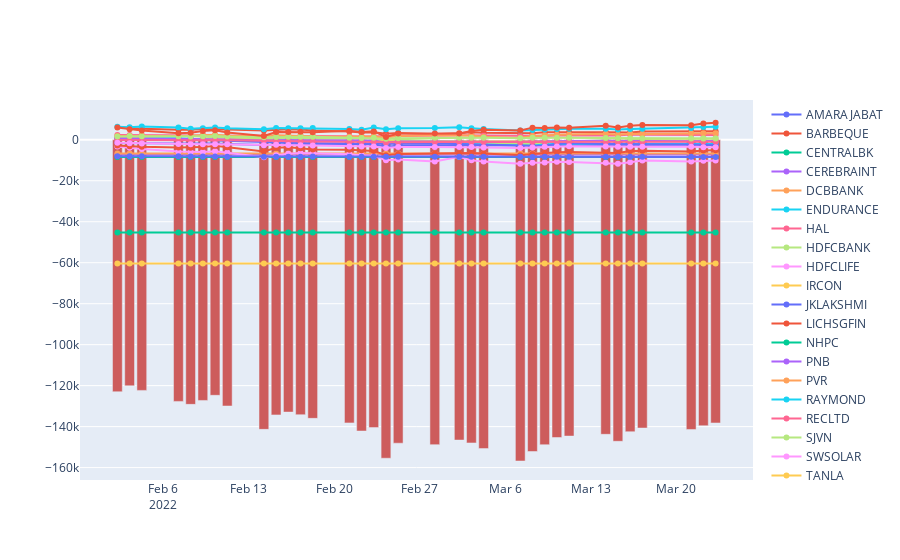

Source (notebook cell):
### Code cell
fig = go.Figure()
for ticker in my_port_data['SYMBOL'].unique():
    ticker_data = ticker_filter(my_port_data,ticker)
    ticker_data = ticker_data.groupby(['time','SYMBOL']).agg({'P/L':'sum'}).reset_index()
    fig.add_trace(go.Scatter(x=ticker_data['time'], y=ticker_data['P/L'],
                        mode='lines+markers',
                        name=ticker))

agg_data = my_port_data.groupby('time').agg({'P/L':'sum'}).reset_index()
fig.add_trace(go.Bar(x=agg_data['time'], y=agg_data['P/L'],
                        marker_color='indianred',
                        name='Total'))
fig.show()
